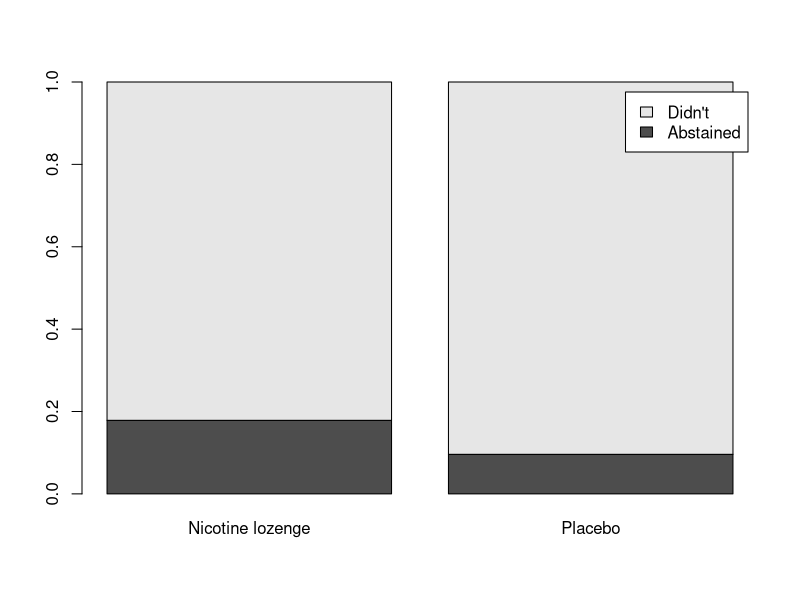

Write the R code that produced this figure.
## ---- chunk 1
    results <- matrix(c(82, 44, 377, 414), nrow = 2, byrow = TRUE)
    colnames(results) = c("Nicotine lozenge", "Placebo")
    rownames(results) = c("Abstained", "Didn't")
    results
## ---- chunk 2
    column.percents = prop.table(results, margin = 2) # margin = 1 would be for row percentages
    barplot(column.percents, legend.text = TRUE)
## ---- chunk 3
    prop.test(c(82, 44), c(459, 458), alternative = "greater")
## ---- chunk 4
    prop.test(c(82, 44), c(459, 458))
